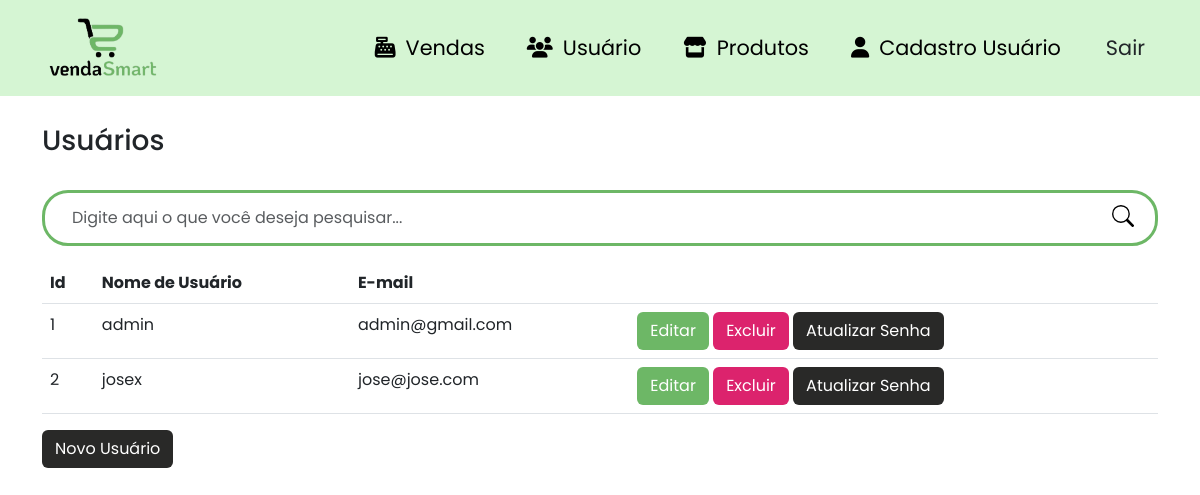
Page /usuarios (signed in) on the earlier database version.
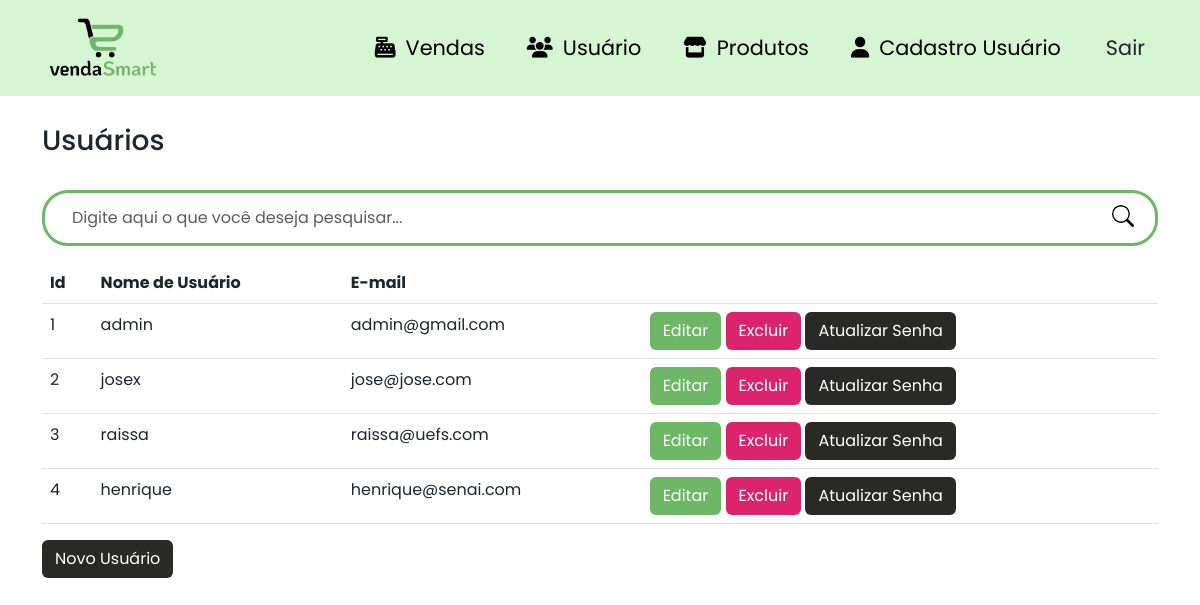
Same page on the later database version.
### site_atividade/models/__init__.py (models this page shows, shortened)
class Usuario(database.Model, UserMixin):
    id = database.Column(database.Integer, primary_key=True)
    usuario = database.Column(database.String, nullable=False, unique=True)
    email = database.Column(database.String, nullable=False, unique=True)
    senha = database.Column(database.String, nullable=False)

### site_atividade/routers/__init__.py (the view)
@app.route("/usuarios")
@login_required
def usuarios():
    form_cadastro_usuario = FormCadastroUsuario()
    form_editar_usuario = FormEditarUsuario()
    form = FormAtualizarSenha()
    search_query = request.args.get('search')
    if search_query:
        usuarios = Usuario.query.filter(Usuario.usuario.ilike(f"%{search_query}%")).all()
    else:
        usuarios = Usuario.query.all()
    return render_template('lista_usuario.html', usuarios=usuarios, form_cadastro_usuario=form_cadastro_usuario, form_editar_usuario=form_editar_usuario, search_query=search_query, form=form)

### site_atividade/forms/__init__.py
class FormCadastroUsuario(FlaskForm):
    usuario = StringField('Usuário:', validators=[DataRequired(), Length(min=5)])
    email = StringField('E-mail:', validators=[DataRequired(), email()])
    senha = PasswordField('Senha:',  validators=[DataRequired(), length(6, 16)])
    confirmacao = PasswordField('Confirmação da senha:',  validators=[DataRequired(), equal_to('senha')])
    submit_cadastro_usuario = SubmitField('Criar')

class FormEditarUsuario(FlaskForm):
    usuario = StringField('Usuário:', validators=[DataRequired(), Length(min=5)])
    email = StringField('E-mail:', validators=[DataRequired(), email()])

### site_atividade/models/__init__.py (called while the page is built)
@login_manager.user_loader
def load_usuario(id_usuario):
    return Usuario.query.get(int(id_usuario))

### site_atividade/templates/lista_usuario.html (shortened to what this page needs)
{% extends 'base.html' %}
{% block body %}
        <div class="container theme-showcase" role="main">
            <div class="page-header">
                <br>
                <h3 class="box-title col-md-12">Usuários</h3>
            </div>
            <br>
            <div class="search-box">
                <form class="form-search" action="{{ url_for('usuarios') }}" method="GET">
                    <div class="input-group form-group-search">
                        <input type="text" class="form-control form-control-search" placeholder="Digite aqui o que você deseja pesquisar..." id="search-input" name="search">
                        <span class="input-group-btn">
                            <button class="btn-search type="submit"></button>
                        </span>
                    </div>
                </form>
            </div>
            <table class="table table-hover" overflow="scroll">
                <thead>
                    <tr>
                        <th>Id</th>
                        <th>Nome de Usuário</th>
                        <th>E-mail</th>
                        <th> </th>
                    </tr>
                </thead>
                <tbody>
                {% for usuario in usuarios %}
                    <tr data-href="#">
                        </td> <td>{{ usuario.id }}</td>
                        <td>{{ usuario.usuario }}</td>
                        <td>{{ usuario.email }}</td>
                        <td>
                            <a class="btn btn-color1 text-white" href="{{ url_for('editar_usuario', id=usuario.id) }}" data-toggle="modal" data-target="#editarUsuarioModal{{ usuario.id }}">Editar</a>
                            <a class="btn btn-color2 text-white excluir-usuario-btn" data-toggle="modal" data-target="#excluirUsuarioModal{{ usuario.id }}">Excluir</a>
                            <a class="btn btn-color3" data-toggle="modal" data-target="#atualizarSenhaModal{{ usuario.id }}">Atualizar Senha</a>
                        </td>
                    </tr>
                {% endfor %}
                </tbody>
            </table>
            <div class="pull-right">
                <button type="button" class="btn btn-color3" data-toggle="modal" data-target="#novoUsuarioModal">
                    Novo Usuário
                </button>
            </div>
        </div>
{% endblock %}

Differences in the rows shown:
added Usuario: id "3", usuario "raissa", email "raissa@uefs.com"
added Usuario: id "4", usuario "henrique", email "henrique@senai.com"
